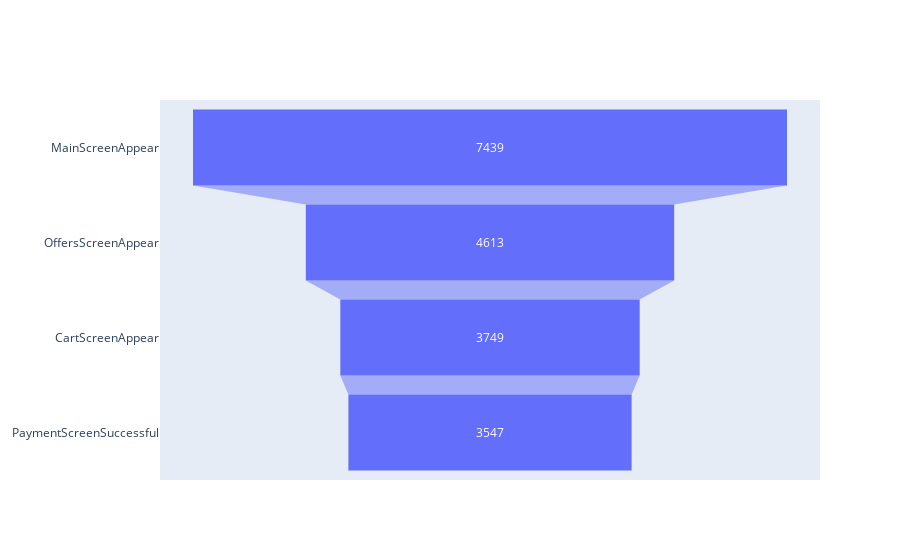

Notebook code for this chart:
### Code cell
fig = go.Figure(go.Funnel(
    y = eventoFunil2['nome'],
    x = eventoFunil2['id']
    ))
fig.show()

### Figure 1 — Plotly figure (JSON) as saved in the notebook; plotly's stock layout.template omitted (floating-point values rounded to 4 significant figures)
{"data": [{"type": "funnel", "x": [7439, 4613, 3749, 3547], "y": ["MainScreenAppear", "OffersScreenAppear", "CartScreenAppear", "PaymentScreenSuccessful"]}], "layout": {}}
